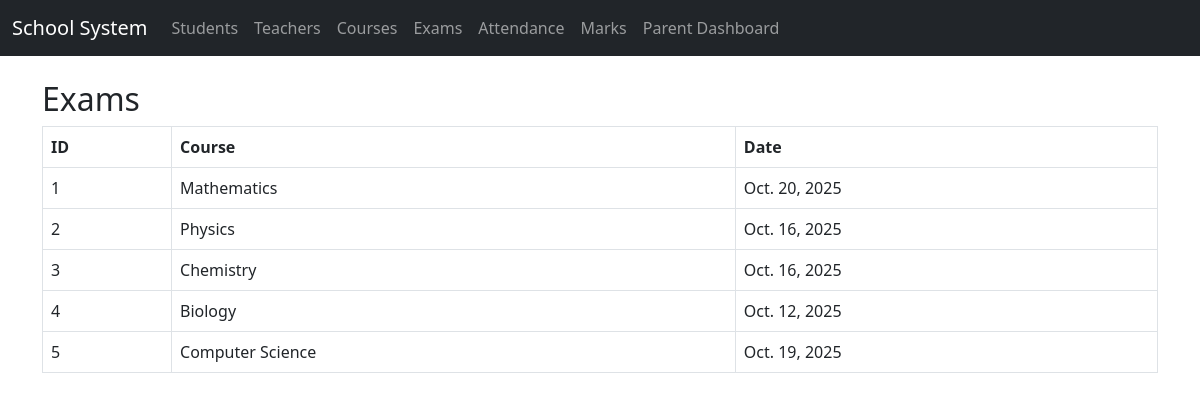
The app's page /exams/ with its own data.
### school/models.py (models this page shows, shortened)
class Exam(models.Model):
    name = models.CharField(max_length=100, null=True, blank=True)  # add this
    course = models.ForeignKey(Course, on_delete=models.CASCADE)
    date = models.DateField()
    total_marks = models.IntegerField(default=100)

class Course(models.Model):
    name = models.CharField(max_length=100)
    code = models.CharField(max_length=10, unique=True, default='COURSE001')
    teacher = models.ForeignKey(Teacher, on_delete=models.SET_NULL, null=True, blank=True, related_name='main_courses')

### school/views.py (the view)
# urls.py: path('exams/', views.exam_list, name='exam_list'),
def exam_list(request):
    exams = Exam.objects.all()
    return render(request, 'school/exam_list.html', {'exams': exams})

### school/templates/school/exam_list.html
{% extends 'school/base.html' %}
{% block content %}
<h2>Exams</h2>
<table class="table table-bordered">
    <tr>
        <th>ID</th>
        <th>Course</th>
        <th>Date</th>
    </tr>
    {% for exam in exams %}
    <tr>
        <td>{{ exam.id }}</td>
        <td>{{ exam.course.name }}</td>
        <td>{{ exam.date }}</td>
    </tr>
    {% endfor %}
</table>
{% endblock %}

### records on screen
Exam: id "1", course.name "Mathematics", date "Oct. 20, 2025"
Exam: id "2", course.name "Physics", date "Oct. 16, 2025"
Exam: id "3", course.name "Chemistry", date "Oct. 16, 2025"
Exam: id "4", course.name "Biology", date "Oct. 12, 2025"
Exam: id "5", course.name "Computer Science", date "Oct. 19, 2025"
